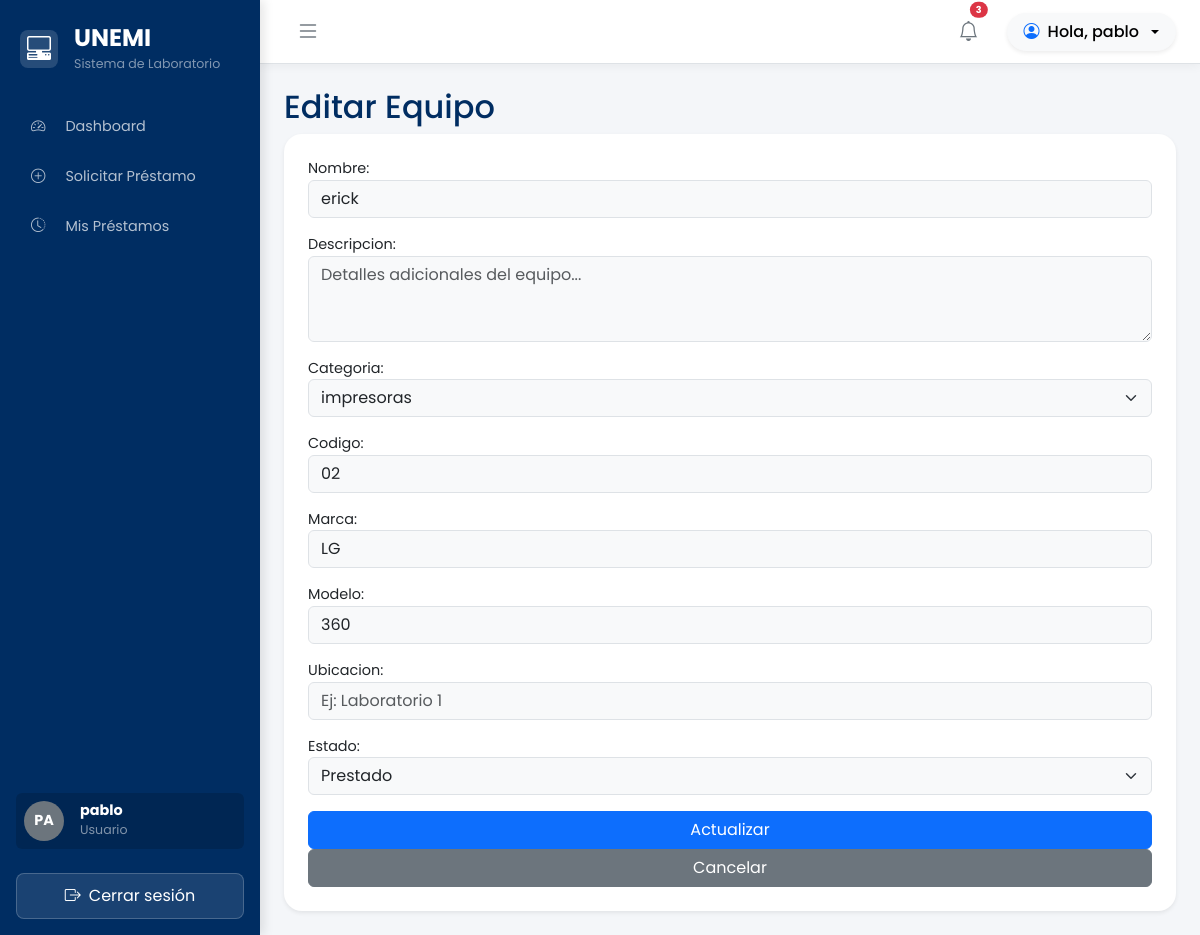
The app's page /equipos/3/editar/ (signed in) with its own data.
### inventario/models.py (models this page shows, shortened)
class Equipo(models.Model):
    ESTADOS = [
        ('Disponible', 'Disponible'),
        ('Prestado', 'Prestado'),
        ('Mantenimiento', 'Mantenimiento'),
    ]
    nombre = models.CharField(max_length=150)
    descripcion = models.TextField(blank=True)
    categoria = models.ForeignKey(
        Categoria,
        on_delete=models.CASCADE,
        related_name="equipos"
    )
    codigo = models.CharField(max_length=50, unique=True)
    marca = models.CharField(max_length=100)
    modelo = models.CharField(max_length=100)
    ubicacion = models.CharField(max_length=100, blank=True, default="")
    estado = models.CharField(
        max_length=20,
        choices=ESTADOS,
        default='Disponible'
    )
    fecha_registro = models.DateTimeField(auto_now_add=True)

class Categoria(models.Model):
    nombre = models.CharField(max_length=100, unique=True)
    descripcion = models.TextField(blank=True)
    def __str__(self):
        return self.nombre

### inventario/views.py (the view)
# urls.py: path("equipos/<int:pk>/editar/", views.editar_equipo, name="editar_equipo"),
@login_required
def editar_equipo(request, pk):
    equipo = get_object_or_404(Equipo, pk=pk)
    if request.method == "POST":
        form = EquipoForm(
            request.POST,
            instance=equipo
        )
        if form.is_valid():
            form.save()
            return redirect("lista_equipos")
    else:
        form = EquipoForm(instance=equipo)
    return render(
        request,
        "inventario/editar_equipo.html",
        {"form": form},
    )

### inventario/forms.py
class EquipoForm(forms.ModelForm):
    class Meta:
        model = Equipo
        fields = '__all__'
        widgets = {
            'nombre': forms.TextInput(attrs={'class': 'form-control bg-light', 'placeholder': 'Ej: PC de Escritorio'}),
            'categoria': forms.Select(attrs={'class': 'form-select bg-light'}),
            'codigo': forms.TextInput(attrs={'class': 'form-control bg-light', 'placeholder': 'Ej: LAB-001'}),
            'marca': forms.TextInput(attrs={'class': 'form-control bg-light', 'placeholder': 'Ej: Dell'}),
            'modelo': forms.TextInput(attrs={'class': 'form-control bg-light', 'placeholder': 'Ej: Optiplex 3080'}),
            'ubicacion': forms.TextInput(attrs={'class': 'form-control bg-light', 'placeholder': 'Ej: Laboratorio 1'}),
            'estado': forms.Select(attrs={'class': 'form-select bg-light'}),
            'descripcion': forms.Textarea(attrs={'class': 'form-control bg-light', 'rows': 3, 'placeholder': 'Detalles adicionales del equipo...'}),
        }

### templates/inventario/editar_equipo.html (shortened to what this page needs)
{% extends 'base.html' %}
{% block content %}
<h2>Editar Equipo</h2>
<form method="post" class="card p-4 shadow-sm">
    {{ form.as_p }}
    <button type="submit" class="btn btn-primary">
        Actualizar
    </button>
    <a href="{% url 'lista_equipos' %}" class="btn btn-secondary">
        Cancelar
    </a>
</form>
{% endblock %}

### templates/base.html (shortened to what this page needs)
{% load static %}
<!DOCTYPE html>
<html lang="es">
<head>
    <link href="https://cdn.jsdelivr.net/npm/bootstrap@5.3.3/dist/css/bootstrap.min.css" rel="stylesheet">
    <link rel="stylesheet" href="https://cdn.jsdelivr.net/npm/bootstrap-icons@1.11.3/font/bootstrap-icons.min.css">
    <link rel="stylesheet" href="{% static 'css/estilos.css' %}">
</head>
<body>
    <div class="d-flex vh-100 overflow-hidden">
        <aside class="sidebar d-flex flex-column justify-content-between p-3">
            <div>
                <div class="logo d-flex align-items-center gap-3 py-2 px-1 mb-4">
                    <div class="logo-icon-bg">
                        <i class="bi bi-pc-display-horizontal fs-4 text-white"></i>
                    </div>
                    <div>
                        <h4 class="text-white fw-bold m-0">UNEMI</h4>
                        <small class="text-white-50">
                            Sistema de Laboratorio
                        </small>
                    </div>
                </div>
                <ul class="nav flex-column gap-2">
                    <li class="nav-item">
                        <a href="{% url 'dashboard' %}"
                            class="nav-link {% if request.resolver_match.url_name == 'dashboard' %}active{% endif %}">
                            <i class="bi bi-speedometer2"></i>
                            Dashboard
                        </a>
                    </li>
                    {% for grupo in request.user.groups.all %}
                        {% if grupo.name == "Administrador" %}
                            <li class="nav-item">
                                <a class="nav-link d-flex align-items-center justify-content-between"
                                   data-bs-toggle="collapse"
                                   href="#submenuEquipos"
                                   role="button"
                                   aria-expanded="false"
                                   aria-controls="submenuEquipos">
                                    <div>
                                        <i class="bi bi-pc-display"></i> Gestión de Equipos
                                    </div>
                                    <i class="bi bi-chevron-down" style="font-size: 0.8rem;"></i>
                                </a>
                                <div class="collapse {% if request.resolver_match.url_name in 'lista_equipos,crear_equipo,editar_equipo,lista_categorias,crear_categoria' %}show{% endif %} mt-1" id="submenuEquipos">
                                    <ul class="nav flex-column ms-3 border-start border-light border-opacity-25 ps-2">
                                        <li class="nav-item">
                                            <a class="nav-link py-2 px-2 {% if request.resolver_match.url_name == 'lista_equipos' %}active{% endif %}" href="{% url 'lista_equipos' %}" style="font-size: 0.9rem;">
                                                <i class="bi bi-list-ul"></i> Listado de Equipos
                                            </a>
                                        </li>
                                        <li class="nav-item">
                                            <a class="nav-link py-2 px-2 {% if request.resolver_match.url_name == 'crear_equipo' %}active{% endif %}" href="{% url 'crear_equipo' %}" style="font-size: 0.9rem;">
                                                <i class="bi bi-plus-circle"></i> Nuevo Equipo
                                            </a>
                                        </li>
                                        <hr class="text-white my-1 opacity-25">
                                        <li class="nav-item">
                                            <a class="nav-link py-2 px-2 {% if request.resolver_match.url_name == 'lista_categorias' %}active{% endif %}" href="{% url 'lista_categorias' %}" style="font-size: 0.9rem;">
                                                <i class="bi bi-tags"></i> Categorías
                                            </a>
                                        </li>
                                        <li class="nav-item">
                                            <a class="nav-link py-2 px-2 {% if request.resolver_match.url_name == 'crear_categoria' %}active{% endif %}" href="{% url 'crear_categoria' %}" style="font-size: 0.9rem;">
                                                <i class="bi bi-tag-fill"></i> Nueva Categoría
                                            </a>
                                        </li>
                                    </ul>
                                </div>
                            </li>
                            <li class="nav-item">
                                <a href="{% url 'lista_prestamos' %}"
                                    class="nav-link {% if request.resolver_match.url_name == 'lista_prestamos' %}active{% endif %}">
                                    <i class="bi bi-clipboard-check"></i>
                                    Préstamos
                                </a>
                            </li>
                            <li class="nav-item">
                                <a href="{% url 'lista_usuarios' %}"
                                    class="nav-link {% if request.resolver_match.url_name == 'lista_usuarios' %}active{% endif %}">
                                    <i class="bi bi-people"></i>
                                    Usuarios
                                </a>
                            </li>
                        {% elif grupo.name == "Usuario" %}
                            <li class="nav-item">
                                <a href="{% url 'crear_prestamo' %}"
                                    class="nav-link {% if request.resolver_match.url_name == 'crear_prestamo' %}active{% endif %}">
                                    <i class="bi bi-plus-circle"></i>
                                    Solicitar Préstamo
                                </a>
                            </li>
                            <li class="nav-item">
                                <a href="{% url 'mis_prestamos' %}"
                                    class="nav-link {% if request.resolver_match.url_name == 'mis_prestamos' %}active{% endif %}">
                                    <i class="bi bi-clock-history"></i>
                                    Mis Préstamos
                                </a>
                            </li>
                        {% endif %}
                    {% empty %}
                        <li class="nav-item px-3 py-2 text-warning small" style="background-color: rgba(255,255,255,0.1); border-radius: 8px;">
                            <i class="bi bi-exclamation-triangle"></i> Cuenta sin rol asignado
                        </li>
                    {% endfor %}
                </ul>
            </div>
            <div>
                <div class="d-flex align-items-center gap-3 mb-4 p-2 rounded" style="background-color: rgba(0,0,0,0.15);">
                    <div class="user-avatar-text bg-secondary text-white rounded-circle d-flex justify-content-center align-items-center" style="width: 40px; height: 40px; font-weight: bold;">
                        {% if request.user.username %}
                            {{ request.user.username|slice:":2"|upper }}
                        {% else %}
                            AD
                        {% endif %}
                    </div>
                    <div>
                        <strong class="text-white d-block" style="line-height: 1.2;">
                            {{ request.user.username }}
                        </strong>
                        <small class="text-white-50">
                            {{ request.user.groups.first.name|default:"Sin Rol" }}
                        </small>
                    </div>
                </div>
                <form method="post" action="{% url 'logout' %}">
                    <button type="submit" class="btn btn-logout-unemi w-100 d-flex justify-content-center align-items-center gap-2">
                        <i class="bi bi-box-arrow-right"></i>
                        Cerrar sesión
                    </button>
                </form>
            </div>
        </aside>
        <main class="content-wrapper flex-grow-1">
            <header class="topbar border-bottom px-4 py-3 d-flex justify-content-between align-items-center">
                <button class="btn border-0 text-secondary hover-bg-light">
                    <i class="bi bi-list fs-4"></i>
                </button>
                <div class="d-flex align-items-center gap-3">
                    <button class="btn border-0 position-relative text-secondary">
                        <i class="bi bi-bell fs-5"></i>
                        <span class="position-absolute top-2 start-75 translate-middle badge rounded-pill bg-danger" style="font-size: 0.6rem;">
                            3
                        </span>
                    </button>
                    <div class="dropdown">
                        <button class="btn btn-light dropdown-toggle d-flex align-items-center gap-2 shadow-sm rounded-pill px-3" data-bs-toggle="dropdown">
                            <i class="bi bi-person-circle text-primary"></i>
                            <span class="fw-medium">Hola, {{ request.user.username }}</span>
                        </button>
                    </div>
                </div>
            </header>
            <div class="container-fluid p-4">
                {% block content %}
                {% endblock %}
            </div>
        </main>
    </div>
</body>
</html>

### static/css/estilos.css (style rules this page uses)
body { font-family: 'Poppins', sans-serif; font-size: 0.9rem; background-color: #f8fafc; color: #1f2937; margin: 0; min-height: 100vh; }
.sidebar { width: 260px; background-color: #043927; min-height: 100vh; z-index: 100; }
.logo-icon-bg { width: 38px; height: 38px; background: rgba(255, 255, 255, .15); border-radius: 50%; display: flex; justify-content: center; align-items: center; }
.sidebar .nav-link { color: #cbd5e1; padding: .75rem 1rem; border-radius: 10px; display: flex; align-items: center; gap: 12px; transition: .2s; }
.user-avatar-text { width: 36px; height: 36px; border-radius: 50%; display: flex; justify-content: center; align-items: center; font-weight: 600; }
.btn-logout-unemi { border: none; background: transparent; color: #fca5a5; }
.content-wrapper { display: flex; flex-direction: column; flex: 1; min-height: 100vh; overflow-x: hidden; }
.topbar { height: 64px; flex-shrink: 0; }
main .container-fluid { flex: 1; padding: 1.5rem !important; }
.card { border: none; border-radius: 18px; box-shadow: 0 .125rem .5rem rgba(0, 0, 0, .08); }

### templates/base.html (style rules this page uses)
:root { --unemi-blue: #002D62; --unemi-gold: #F2A900; --bg-light: #F4F6F9; }
body { background-color: var(--bg-light); font-family: 'Poppins', sans-serif; }
.sidebar { background-color: var(--unemi-blue) !important; min-width: 260px; box-shadow: 4px 0 10px rgba(0, 0, 0, 0.1); }
.logo-icon-bg { background-color: rgba(255, 255, 255, 0.15); padding: 8px 12px; border-radius: 8px; }
.sidebar .nav-link { color: rgba(255, 255, 255, 0.7) !important; border-radius: 8px; padding: 10px 15px; transition: all 0.3s ease; }
.sidebar .nav-link i { margin-right: 8px; }
.btn-logout-unemi { background-color: rgba(255, 255, 255, 0.1); color: #ffffff; border: 1px solid rgba(255, 255, 255, 0.2); transition: all 0.3s ease; border-radius: 8px; padding: 10px; }
.content-wrapper { background-color: var(--bg-light); height: 100vh; overflow-y: auto; }
.topbar { box-shadow: 0 2px 10px rgba(0,0,0,0.05); background-color: #ffffff !important; }
h1, h2, h3, .text-unemi { color: var(--unemi-blue); }

### records on screen
Equipo: nombre "erick", categoria "impresoras", codigo "02", marca "LG", modelo "360", estado "Prestado"

### other values on screen
{{ request.user.username|slice:":2"|upper }} "PA"
{{ request.user.username }} "pablo"
{{ request.user.groups.first.name|default:"Sin Rol" }} "Usuario"
